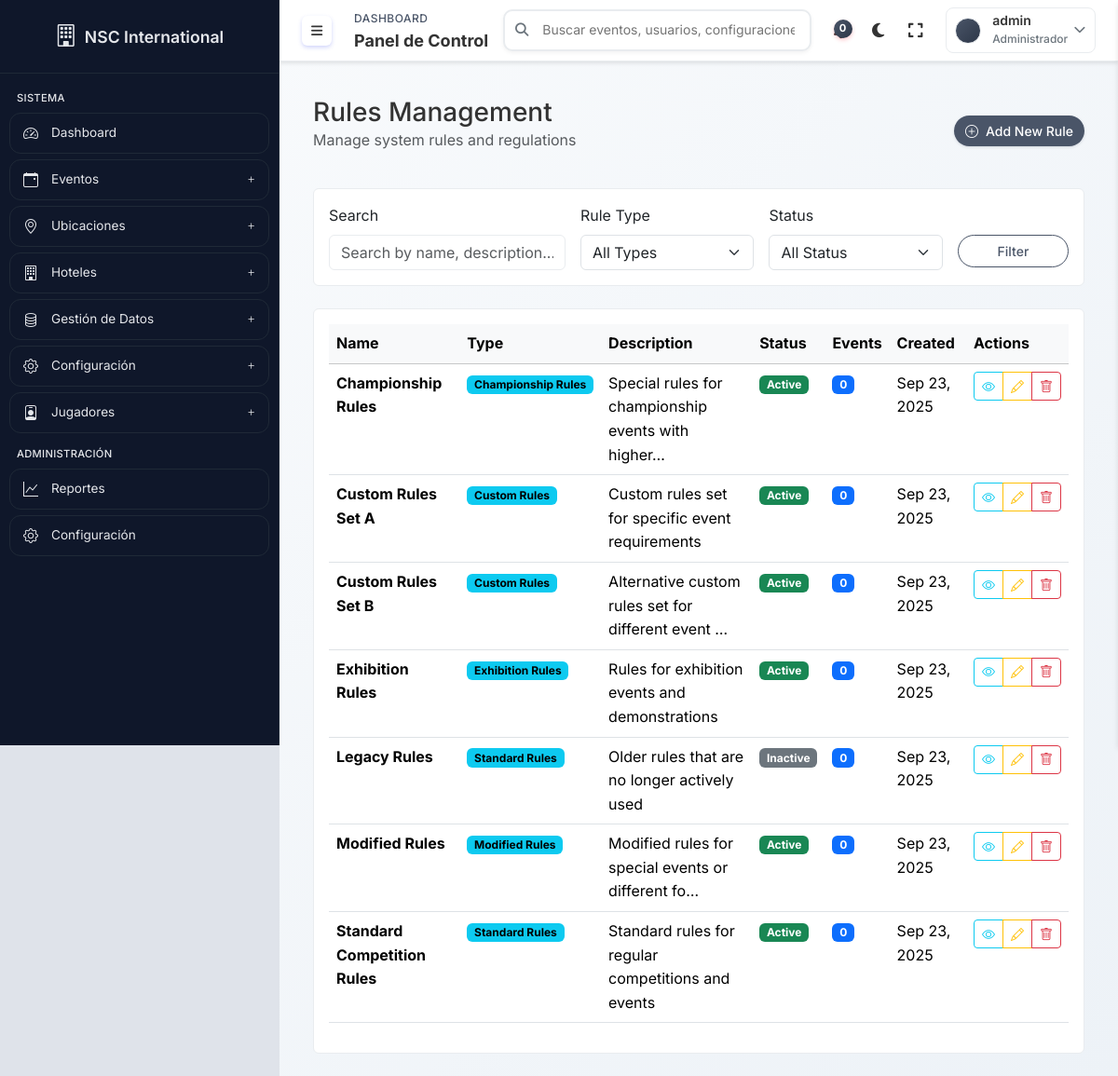
The app's page /locations/rules/ (signed in) with its own data.
### apps/locations/models.py (models this page shows, shortened)
class Rule(models.Model):
    RULE_TYPE_CHOICES = [
        ("standard", "Standard Rules"),
        ("modified", "Modified Rules"),
        ("custom", "Custom Rules"),
        ("championship", "Championship Rules"),
        ("exhibition", "Exhibition Rules"),
    ]
    name = models.CharField(max_length=100, unique=True, verbose_name="Rule Name")
    description = models.TextField(blank=True, verbose_name="Description")
    rule_type = models.CharField(
        max_length=20,
        choices=RULE_TYPE_CHOICES,
        default="standard",
        verbose_name="Rule Type",
    )
    is_active = models.BooleanField(default=True, verbose_name="Is Active")
    created_at = models.DateTimeField(auto_now_add=True, verbose_name="Created At")
    updated_at = models.DateTimeField(auto_now=True, verbose_name="Updated At")
    class Meta:
        verbose_name = "Rule"
        verbose_name_plural = "Rules"
        ordering = ["name"]
    @property
    def events_count(self):
        return self.events.count()

### apps/locations/views.py (the view)
# urls.py: path("rules/", views.RuleListView.as_view(), name="rule_list"),
class RuleListView(LoginRequiredMixin, ListView):
    model = Rule
    template_name = "locations/rule_list.html"
    context_object_name = "rules"
    paginate_by = 20
    def get_queryset(self):
        queryset = Rule.objects.all()
        search = self.request.GET.get("search")
        if search:
            queryset = queryset.filter(
                Q(name__icontains=search)
                | Q(description__icontains=search)
                | Q(rule_type__icontains=search)
            )
        rule_type = self.request.GET.get("rule_type")
        if rule_type:
            queryset = queryset.filter(rule_type=rule_type)
        is_active = self.request.GET.get("is_active")
        if is_active == "true":
            queryset = queryset.filter(is_active=True)
        elif is_active == "false":
            queryset = queryset.filter(is_active=False)
        return queryset.order_by("name")
    def get_context_data(self, **kwargs):
        context = super().get_context_data(**kwargs)
        context["rule_type_choices"] = Rule.RULE_TYPE_CHOICES
        return context

### templates/locations/rule_list.html (shortened to what this page needs)
{% extends 'base.html' %}
{% load static %}
{% block content %}
<div class="container-fluid">
    <div class="row mb-4">
        <div class="col-12">
            <div class="d-flex justify-content-between align-items-center">
                <div>
                    <h1 class="h3 mb-0 text-gray-800">Rules Management</h1>
                    <p class="text-muted">Manage system rules and regulations</p>
                </div>
                <a href="{% url 'locations:rule_create' %}" class="btn btn-primary">
                    <i class="bi bi-plus-circle me-2"></i>Add New Rule
                </a>
            </div>
        </div>
    </div>
    <div class="row mb-4">
        <div class="col-12">
            <div class="card">
                <div class="card-body">
                    <form method="get" class="row g-3">
                        <div class="col-md-4">
                            <label for="search" class="form-label">Search</label>
                            <input type="text" class="form-control" id="search" name="search"
                                   value="{{ request.GET.search }}" placeholder="Search by name, description...">
                        </div>
                        <div class="col-md-3">
                            <label for="rule_type" class="form-label">Rule Type</label>
                            <select class="form-select" id="rule_type" name="rule_type">
                                <option value="">All Types</option>
                            </select>
                        </div>
                        <div class="col-md-3">
                            <label for="is_active" class="form-label">Status</label>
                            <select class="form-select" id="is_active" name="is_active">
                                <option value="">All Status</option>
                            </select>
                        </div>
                        <div class="col-md-2">
                            <label class="form-label">&nbsp;</label>
                            <div class="d-grid">
                                <button type="submit" class="btn btn-outline-primary">Filter</button>
                            </div>
                        </div>
                    </form>
                </div>
            </div>
        </div>
    </div>
    <div class="row">
        <div class="col-12">
            <div class="card">
                <div class="card-body">
                    {% if rules %}
                        <div class="table-responsive">
                            <table class="table table-hover">
                                <thead class="table-light">
                                    <tr>
                                        <th>Name</th>
                                        <th>Type</th>
                                        <th>Description</th>
                                        <th>Status</th>
                                        <th>Events</th>
                                        <th>Created</th>
                                        <th>Actions</th>
                                    </tr>
                                </thead>
                                <tbody>
                                    {% for rule in rules %}
                                        <tr>
                                            <td>
                                                <strong>{{ rule.name }}</strong>
                                            </td>
                                            <td>
                                                <span class="badge bg-info">{{ rule.get_rule_type_display }}</span>
                                            </td>
                                            <td>
                                                {% if rule.description %}
                                                    {{ rule.description|truncatechars:50 }}
                                                {% else %}
                                                    <span class="text-muted">No description</span>
                                                {% endif %}
                                            </td>
                                            <td>
                                                {% if rule.is_active %}
                                                    <span class="badge bg-success">Active</span>
                                                {% else %}
                                                    <span class="badge bg-secondary">Inactive</span>
                                                {% endif %}
                                            </td>
                                            <td>
                                                <span class="badge bg-primary">{{ rule.events_count }}</span>
                                            </td>
                                            <td>{{ rule.created_at|date:"M d, Y" }}</td>
                                            <td>
                                                <div class="btn-group" role="group">
                                                    <a href="{% url 'locations:rule_detail' rule.pk %}"
                                                       class="btn btn-sm btn-outline-info" title="View">
                                                        <i class="bi bi-eye"></i>
                                                    </a>
                                                    <a href="{% url 'locations:rule_update' rule.pk %}"
                                                       class="btn btn-sm btn-outline-warning" title="Edit">
                                                        <i class="bi bi-pencil"></i>
                                                    </a>
                                                    <a href="{% url 'locations:rule_delete' rule.pk %}"
                                                       class="btn btn-sm btn-outline-danger" title="Delete">
                                                        <i class="bi bi-trash"></i>
                                                    </a>
                                                </div>
                                            </td>
                                        </tr>
                                    {% endfor %}
                                </tbody>
                            </table>
                        </div>
                    {% endif %}
                </div>
            </div>
        </div>
    </div>
</div>
{% endblock %}

### templates/base.html (shortened to what this page needs)
{% load static %}
<!DOCTYPE html>
<html lang="es">
<head>
    <link href="https://cdn.jsdelivr.net/npm/bootstrap@5.3.2/dist/css/bootstrap.min.css" rel="stylesheet">
    <link href="https://cdn.jsdelivr.net/npm/bootstrap-icons@1.11.3/font/bootstrap-icons.css" rel="stylesheet">
    <link href="{% static 'css/fontawesome.min.css' %}" rel="stylesheet">
    <link href="{% static 'css/admin.css' %}" rel="stylesheet">
</head>
<body data-theme="light">
    <header class="topbar">
        <div class="topbar-container">
            <div class="topbar-left">
                <button class="sidebar-toggle" id="sidebarToggle" aria-label="Alternar sidebar" title="Alternar sidebar">
                    <i class="fas fa-bars"></i>
                </button>
                <div class="page-info">
                    <div class="breadcrumb-nav">
                        {% block breadcrumb %}
                            <span class="breadcrumb-item">Dashboard</span>
                        {% endblock %}
                    </div>
                    <div class="page-title">
                        {% block page_title %}<h1>Panel de Control</h1>{% endblock %}
                    </div>
                </div>
            </div>
            <div class="topbar-center">
                <div class="search-container">
                    <div class="search-input-wrapper">
                        <i class="fas fa-search search-icon"></i>
                        <input type="text" placeholder="Buscar eventos, usuarios, configuraciones..." id="searchInput" autocomplete="off">
                    </div>
                </div>
            </div>
            <div class="topbar-right">
                <div class="quick-actions">
                    <button class="action-btn" id="notificationsBtn" title="Notificaciones">
                        <i class="fas fa-bell"></i>
                        <span class="badge" id="notificationBadge">0</span>
                    </button>
                    <button class="action-btn" id="themeToggle" title="Cambiar tema">
                        <i class="fas fa-moon"></i>
                    </button>
                    <button class="action-btn" id="fullscreenToggle" title="Pantalla completa">
                        <i class="fas fa-expand"></i>
                    </button>
                </div>
                <div class="user-menu">
                    <button class="user-btn" id="userMenuBtn">
                        <div class="user-info">
                            {% if user.profile.avatar %}
                                <img src="{{ user.profile.avatar.url }}" alt="{{ user.get_full_name }}" class="user-avatar">
                            {% else %}
                                <div class="user-avatar-placeholder">{{ user.profile.initials }}</div>
                            {% endif %}
                            <div class="user-details">
                                <span class="user-name">{{ user.get_full_name|default:user.username }}</span>
                                <span class="user-role">Administrador</span>
                            </div>
                        </div>
                        <i class="fas fa-chevron-down user-arrow"></i>
                    </button>
                </div>
            </div>
        </div>
    </header>
    <aside id="sidebar" class="sidebar">
        <div class="sb-header d-flex align-items-center justify-content-center">
            <div class="hide-mini">
                <div class="app-brand d-flex align-items-center gap-2">
                    <i class="bi bi-building app-icon"></i>
                    <div class="app-name">NSC International</div>
                </div>
            </div>
        </div>
        <nav class="sb-nav">
            <div class="sb-label hide-mini">Sistema</div>
            <a href="{% url 'dashboard' %}" class="sb-item{% if active_section == 'dashboard' %} active{% endif %}" data-bs-title="Dashboard">
                <i class="sb-ico bi bi-speedometer2"></i>
                <span class="hide-mini">Dashboard</span>
            </a>
            <button class="sb-item w-100{% if active_section == 'events' %} active{% endif %}" data-bs-toggle="collapse" data-bs-target="#sbEvents" aria-expanded="{% if active_section == 'events' %}true{% else %}false{% endif %}" data-bs-title="Eventos">
                <i class="sb-ico bi bi-calendar-event"></i>
                <span class="hide-mini">Eventos</span>
                <i class="sb-right bi {% if active_section == 'events' %}bi-dash{% else %}bi-plus{% endif %} hide-mini"></i>
            </button>
        <button class="sb-item w-100{% if active_section == 'locations' %} active{% endif %}" data-bs-toggle="collapse" data-bs-target="#sbLocations" aria-expanded="{% if active_section == 'locations' %}true{% else %}false{% endif %}" data-bs-title="Ubicaciones">
            <i class="sb-ico bi bi-geo-alt"></i>
            <span class="hide-mini">Ubicaciones</span>
            <i class="sb-right bi {% if active_section == 'locations' %}bi-dash{% else %}bi-plus{% endif %} hide-mini"></i>
        </button>
        <button class="sb-item w-100{% if active_section == 'hotels' %} active{% endif %}" data-bs-toggle="collapse" data-bs-target="#sbHotels" aria-expanded="{% if active_section == 'hotels' %}true{% else %}false{% endif %}" data-bs-title="Hoteles">
            <i class="sb-ico bi bi-building"></i>
            <span class="hide-mini">Hoteles</span>
            <i class="sb-right bi {% if active_section == 'hotels' %}bi-dash{% else %}bi-plus{% endif %} hide-mini"></i>
        </button>
        <button class="sb-item w-100{% if active_section == 'data_management' %} active{% endif %}" data-bs-toggle="collapse" data-bs-target="#sbDataManagement" aria-expanded="{% if active_section == 'data_management' %}true{% else %}false{% endif %}" data-bs-title="Gestión de Datos">
            <i class="sb-ico bi bi-database"></i>
            <span class="hide-mini">Gestión de Datos</span>
            <i class="sb-right bi {% if active_section == 'data_management' %}bi-dash{% else %}bi-plus{% endif %} hide-mini"></i>
        </button>
        <button class="sb-item w-100{% if active_section == 'configuration' %} active{% endif %}" data-bs-toggle="collapse" data-bs-target="#sbConfiguration" aria-expanded="{% if active_section == 'configuration' %}true{% else %}false{% endif %}" data-bs-title="Configuración">
            <i class="sb-ico bi bi-gear"></i>
            <span class="hide-mini">Configuración</span>
            <i class="sb-right bi {% if active_section == 'configuration' %}bi-dash{% else %}bi-plus{% endif %} hide-mini"></i>
        </button>
        <button class="sb-item w-100{% if active_section == 'players' %} active{% endif %}" data-bs-toggle="collapse" data-bs-target="#sbPlayers" aria-expanded="{% if active_section == 'players' %}true{% else %}false{% endif %}" data-bs-title="Jugadores">
            <i class="sb-ico bi bi-person-badge"></i>
            <span class="hide-mini">Jugadores</span>
            <i class="sb-right bi {% if active_section == 'players' %}bi-dash{% else %}bi-plus{% endif %} hide-mini"></i>
        </button>
            <div class="sb-label hide-mini">Administración</div>
            <a href="#" class="sb-item" data-bs-title="Reportes">
                <i class="sb-ico bi bi-graph-up"></i>
                <span class="hide-mini">Reportes</span>
            </a>
            <a href="#" class="sb-item" data-bs-title="Configuración">
                <i class="sb-ico bi bi-gear"></i>
                <span class="hide-mini">Configuración</span>
            </a>
        </nav>
    </aside>
    <div class="main-content" id="mainContent">
        <main class="page-content">
            {% block content %}{% endblock %}
        </main>
    </div>
</body>
</html>

### records on screen
Rule: name "Championship Rules", rule_type "Championship Rules", description "Special rules for championship events with higher…", is_active "Active", events_count "0", created_at "Sep 23, 2025"
Rule: name "Custom Rules Set A", rule_type "Custom Rules", description "Custom rules set for specific event requirements", is_active "Active", events_count "0", created_at "Sep 23, 2025"
Rule: name "Custom Rules Set B", rule_type "Custom Rules", description "Alternative custom rules set for different event …", is_active "Active", events_count "0", created_at "Sep 23, 2025"
Rule: name "Exhibition Rules", rule_type "Exhibition Rules", description "Rules for exhibition events and demonstrations", is_active "Active", events_count "0", created_at "Sep 23, 2025"
Rule: name "Legacy Rules", rule_type "Standard Rules", description "Older rules that are no longer actively used", is_active "Inactive", events_count "0", created_at "Sep 23, 2025"
Rule: name "Modified Rules", rule_type "Modified Rules", description "Modified rules for special events or different fo…", is_active "Active", events_count "0", created_at "Sep 23, 2025"
Rule: name "Standard Competition Rules", rule_type "Standard Rules", description "Standard rules for regular competitions and events", is_active "Active", events_count "0", created_at "Sep 23, 2025"

### other values on screen
{{ user.get_full_name|default:user.username }} "admin"
